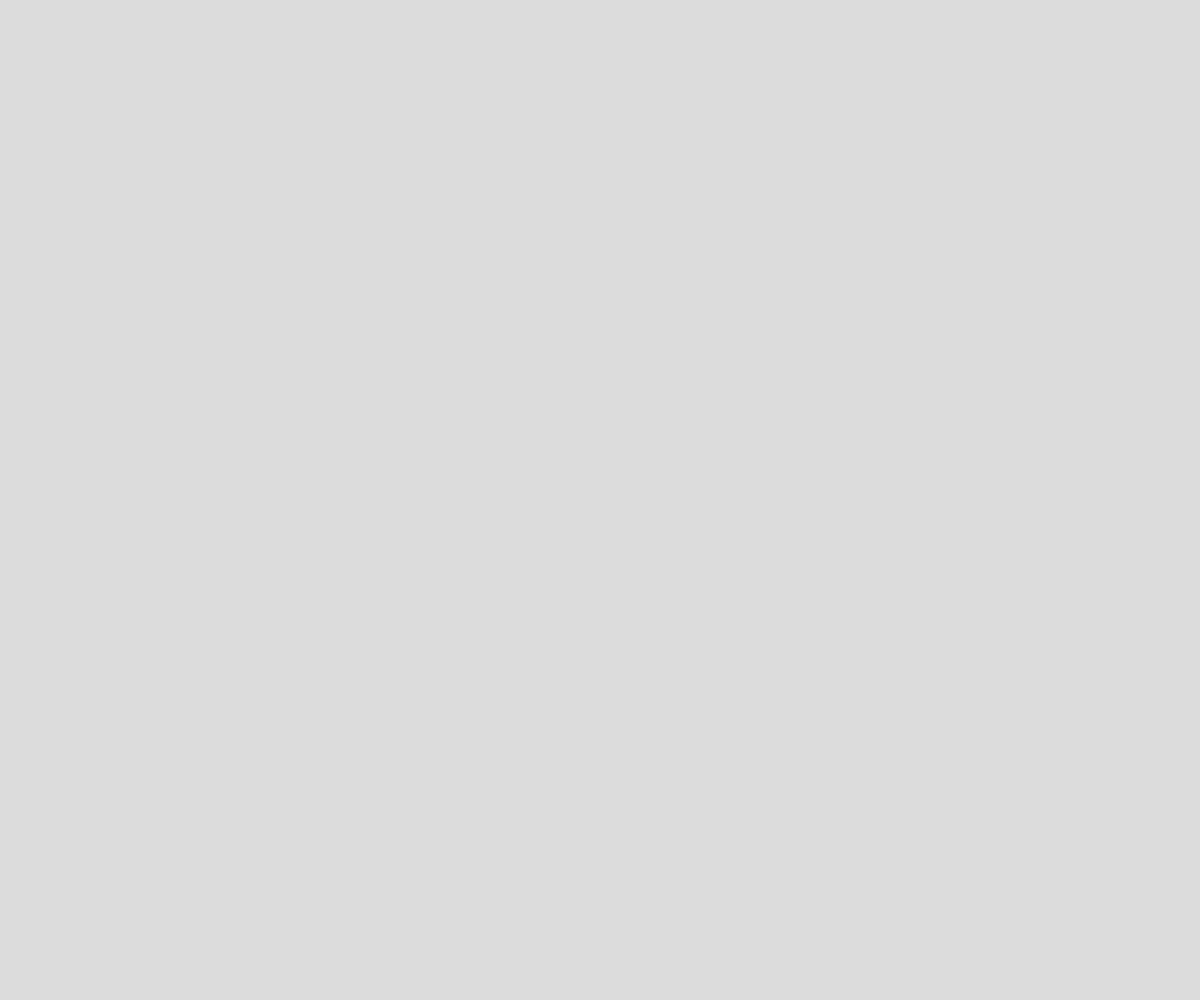
Frame 1 (no input)
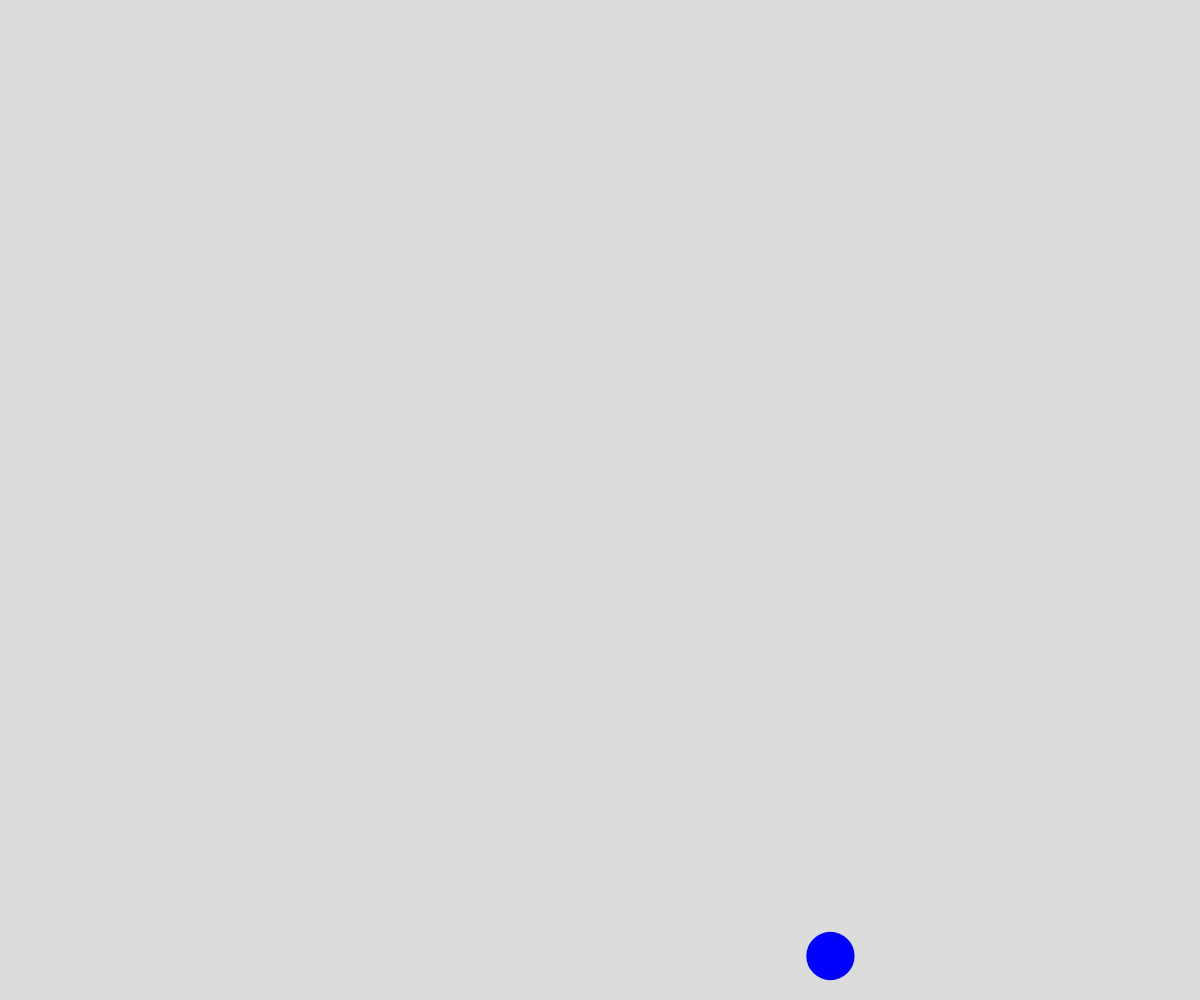
Frame 60 (no input)
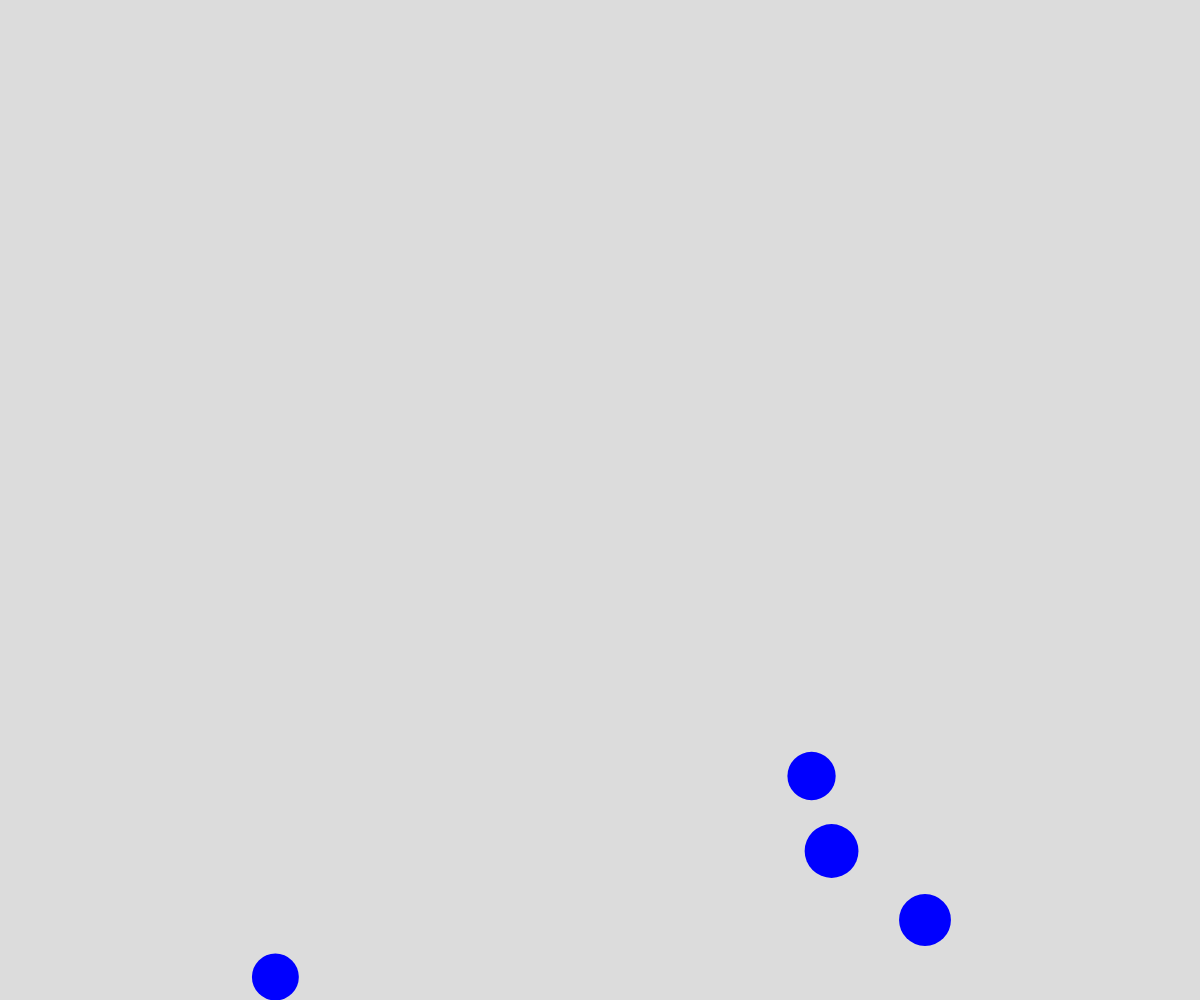
Frame 120 (the mouse pressed at the canvas centre since frame 60)

The p5.js sketch that drew these frames (run headless with seeded random() and noise() and a simulated clock; from frame 60 on, the mouse is pressed at the canvas centre):

// p5.js sketch
// ── sketch.js
// Bubble OOP Demo

let theBubbles = [];

function setup() {
  createCanvas(windowWidth, windowHeight);

  //runs the spawnBubble function every half second
  window.setInterval(spawnBubble, 500);

}

function draw() {
  background(220);
  for (let i = theBubbles.length-1; i>=0; i--){
    if (theBubbles[i].isPopped){
      theBubbles.splice(i, 1);
    }
    else{
      theBubbles[i].move();
      theBubbles[i].display();
    }
  }
}

function spawnBubble() {
  let someBubble = new Bubble();
  theBubbles.push(someBubble);
}


class Bubble {
  constructor (){
    this.x = random(width);
    this.y = height + 100;
    this.dx = 0;
    this.dy = -3;
    this.radius = random(20, 40);
    this.theta = 0;
    this.isAlive = true;
    this.whenIDied = 0;
    this.waitTime = 1000;
    this.isPopped = false;
  }

  move() {
    // stop when at top of screen
    if (this.y - this.radius > 0){
      // basic movement
      this.x += this.dx;
      this.y += this.dy;
      // randomaly move side to side
      this.dx = map(noise(this.theta), 0, 1, -5, 5);
      this.theta += 0.02;
    }
    // when it hits the top
    else if(this.isAlive){
      this.isAlive = false;
      this.whenIDied = millis();
      
    }
    // stuck on top
    else{
      if(millis() > this.whenIDied + this.waitTime) {
        this.isPopped = true;
      }
    }
  }

  display() {
    if (!this.isPopped){
      noStroke();
      fill("blue");
      ellipse(this.x, this.y, this.radius*2, this.radius*2);
    }
    
  }
}
